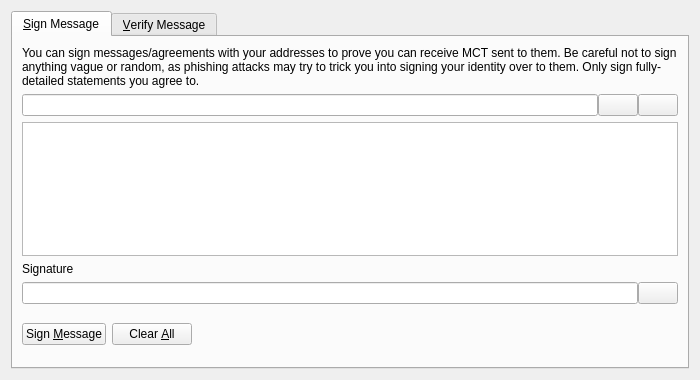
<?xml version="1.0" encoding="UTF-8"?>
<ui version="4.0">
 <class>SignVerifyMessageDialog</class>
 <widget class="QDialog" name="SignVerifyMessageDialog">
  <property name="geometry">
   <rect>
    <x>0</x>
    <y>0</y>
    <width>700</width>
    <height>380</height>
   </rect>
  </property>
  <property name="windowTitle">
   <string>Signatures - Sign / Verify a Message</string>
  </property>
  <property name="modal">
   <bool>true</bool>
  </property>
  <layout class="QVBoxLayout" name="verticalLayout">
   <item>
    <widget class="QTabWidget" name="tabWidget">
     <property name="currentIndex">
      <number>0</number>
     </property>
     <widget class="QWidget" name="tabSignMessage">
      <attribute name="title">
       <string>&amp;Sign Message</string>
      </attribute>
      <layout class="QVBoxLayout" name="verticalLayout_SM">
       <item>
        <widget class="QLabel" name="infoLabel_SM">
         <property name="text">
          <string>You can sign messages/agreements with your addresses to prove you can receive MCT sent to them. Be careful not to sign anything vague or random, as phishing attacks may try to trick you into signing your identity over to them. Only sign fully-detailed statements you agree to.</string>
         </property>
         <property name="textFormat">
          <enum>Qt::PlainText</enum>
         </property>
         <property name="wordWrap">
          <bool>true</bool>
         </property>
        </widget>
       </item>
       <item>
        <layout class="QHBoxLayout" name="horizontalLayout_1_SM">
         <property name="spacing">
          <number>0</number>
         </property>
         <item>
          <widget class="QValidatedLineEdit" name="addressIn_SM">
           <property name="toolTip">
            <string>The MCTP address to sign the message with</string>
           </property>
          </widget>
         </item>
         <item>
          <widget class="QPushButton" name="addressBookButton_SM">
           <property name="toolTip">
            <string>Choose previously used address</string>
           </property>
           <property name="text">
            <string/>
           </property>
           <property name="shortcut">
            <string>Alt+A</string>
           </property>
           <property name="autoDefault">
            <bool>false</bool>
           </property>
          </widget>
         </item>
         <item>
          <widget class="QPushButton" name="pasteButton_SM">
           <property name="toolTip">
            <string>Paste address from clipboard</string>
           </property>
           <property name="text">
            <string/>
           </property>
           <property name="shortcut">
            <string>Alt+P</string>
           </property>
           <property name="autoDefault">
            <bool>false</bool>
           </property>
          </widget>
         </item>
        </layout>
       </item>
       <item>
        <widget class="QPlainTextEdit" name="messageIn_SM">
         <property name="toolTip">
          <string>Enter the message you want to sign here</string>
         </property>
        </widget>
       </item>
       <item>
        <widget class="QLabel" name="signatureLabel_SM">
         <property name="text">
          <string>Signature</string>
         </property>
         <property name="textFormat">
          <enum>Qt::PlainText</enum>
         </property>
        </widget>
       </item>
       <item>
        <layout class="QHBoxLayout" name="horizontalLayout_2_SM">
         <property name="spacing">
          <number>0</number>
         </property>
         <item>
          <widget class="QLineEdit" name="signatureOut_SM">
           <property name="font">
            <font>
             <italic>true</italic>
            </font>
           </property>
           <property name="readOnly">
            <bool>true</bool>
           </property>
          </widget>
         </item>
         <item>
          <widget class="QPushButton" name="copySignatureButton_SM">
           <property name="toolTip">
            <string>Copy the current signature to the system clipboard</string>
           </property>
           <property name="text">
            <string/>
           </property>
           <property name="autoDefault">
            <bool>false</bool>
           </property>
          </widget>
         </item>
        </layout>
       </item>
       <item>
        <layout class="QHBoxLayout" name="horizontalLayout_3_SM">
         <item>
          <widget class="QPushButton" name="signMessageButton_SM">
           <property name="toolTip">
            <string>Sign the message to prove you own this MCT address</string>
           </property>
           <property name="text">
            <string>Sign &amp;Message</string>
           </property>
           <property name="autoDefault">
            <bool>false</bool>
           </property>
          </widget>
         </item>
         <item>
          <widget class="QPushButton" name="clearButton_SM">
           <property name="toolTip">
            <string>Reset all sign message fields</string>
           </property>
           <property name="text">
            <string>Clear &amp;All</string>
           </property>
           <property name="autoDefault">
            <bool>false</bool>
           </property>
          </widget>
         </item>
         <item>
          <spacer name="horizontalSpacer_1_SM">
           <property name="orientation">
            <enum>Qt::Horizontal</enum>
           </property>
           <property name="sizeHint" stdset="0">
            <size>
             <width>40</width>
             <height>48</height>
            </size>
           </property>
          </spacer>
         </item>
         <item>
          <widget class="QLabel" name="statusLabel_SM">
           <property name="font">
            <font>
             <weight>75</weight>
             <bold>true</bold>
            </font>
           </property>
           <property name="text">
            <string/>
           </property>
           <property name="wordWrap">
            <bool>true</bool>
           </property>
          </widget>
         </item>
         <item>
          <spacer name="horizontalSpacer_2_SM">
           <property name="orientation">
            <enum>Qt::Horizontal</enum>
           </property>
           <property name="sizeHint" stdset="0">
            <size>
             <width>40</width>
             <height>48</height>
            </size>
           </property>
          </spacer>
         </item>
        </layout>
       </item>
      </layout>
     </widget>
     <widget class="QWidget" name="tabVerifyMessage">
      <attribute name="title">
       <string>&amp;Verify Message</string>
      </attribute>
      <layout class="QVBoxLayout" name="verticalLayout_VM">
       <item>
        <widget class="QLabel" name="infoLabel_VM">
         <property name="text">
          <string>Enter the receiver's address, message (ensure you copy line breaks, spaces, tabs, etc. exactly) and signature below to verify the message. Be careful not to read more into the signature than what is in the signed message itself, to avoid being tricked by a man-in-the-middle attack. Note that this only proves the signing party receives with the address, it cannot prove sendership of any transaction!</string>
         </property>
         <property name="textFormat">
          <enum>Qt::PlainText</enum>
         </property>
         <property name="alignment">
          <set>Qt::AlignLeading|Qt::AlignLeft|Qt::AlignTop</set>
         </property>
         <property name="wordWrap">
          <bool>true</bool>
         </property>
        </widget>
       </item>
       <item>
        <layout class="QHBoxLayout" name="horizontalLayout_1_VM">
         <property name="spacing">
          <number>0</number>
         </property>
         <item>
          <widget class="QValidatedLineEdit" name="addressIn_VM">
           <property name="toolTip">
            <string>The MCT address the message was signed with</string>
           </property>
          </widget>
         </item>
         <item>
          <widget class="QPushButton" name="addressBookButton_VM">
           <property name="toolTip">
            <string>Choose previously used address</string>
           </property>
           <property name="text">
            <string/>
           </property>
           <property name="shortcut">
            <string>Alt+A</string>
           </property>
           <property name="autoDefault">
            <bool>false</bool>
           </property>
          </widget>
         </item>
        </layout>
       </item>
       <item>
        <widget class="QPlainTextEdit" name="messageIn_VM"/>
       </item>
       <item>
        <widget class="QValidatedLineEdit" name="signatureIn_VM"/>
       </item>
       <item>
        <layout class="QHBoxLayout" name="horizontalLayout_2_VM">
         <item>
          <widget class="QPushButton" name="verifyMessageButton_VM">
           <property name="toolTip">
            <string>Verify the message to ensure it was signed with the specified MCT address</string>
           </property>
           <property name="text">
            <string>Verify &amp;Message</string>
           </property>
           <property name="autoDefault">
            <bool>false</bool>
           </property>
          </widget>
         </item>
         <item>
          <widget class="QPushButton" name="clearButton_VM">
           <property name="toolTip">
            <string>Reset all verify message fields</string>
           </property>
           <property name="text">
            <string>Clear &amp;All</string>
           </property>
           <property name="autoDefault">
            <bool>false</bool>
           </property>
          </widget>
         </item>
         <item>
          <spacer name="horizontalSpacer_1_VM">
           <property name="orientation">
            <enum>Qt::Horizontal</enum>
           </property>
           <property name="sizeHint" stdset="0">
            <size>
             <width>40</width>
             <height>48</height>
            </size>
           </property>
          </spacer>
         </item>
         <item>
          <widget class="QLabel" name="statusLabel_VM">
           <property name="font">
            <font>
             <weight>75</weight>
             <bold>true</bold>
            </font>
           </property>
           <property name="text">
            <string/>
           </property>
           <property name="wordWrap">
            <bool>true</bool>
           </property>
          </widget>
         </item>
         <item>
          <spacer name="horizontalSpacer_2_VM">
           <property name="orientation">
            <enum>Qt::Horizontal</enum>
           </property>
           <property name="sizeHint" stdset="0">
            <size>
             <width>40</width>
             <height>48</height>
            </size>
           </property>
          </spacer>
         </item>
        </layout>
       </item>
      </layout>
     </widget>
    </widget>
   </item>
  </layout>
 </widget>
 <customwidgets>
  <customwidget>
   <class>QValidatedLineEdit</class>
   <extends>QLineEdit</extends>
   <header>qvalidatedlineedit.h</header>
  </customwidget>
 </customwidgets>
 <resources>
  <include location="../mct.qrc"/>
 </resources>
 <connections/>
</ui>
